Frame 1 (no input): blank canvas, image omitted
Frame 60 (the mouse pressed at the canvas centre just before this capture): blank canvas, image omitted
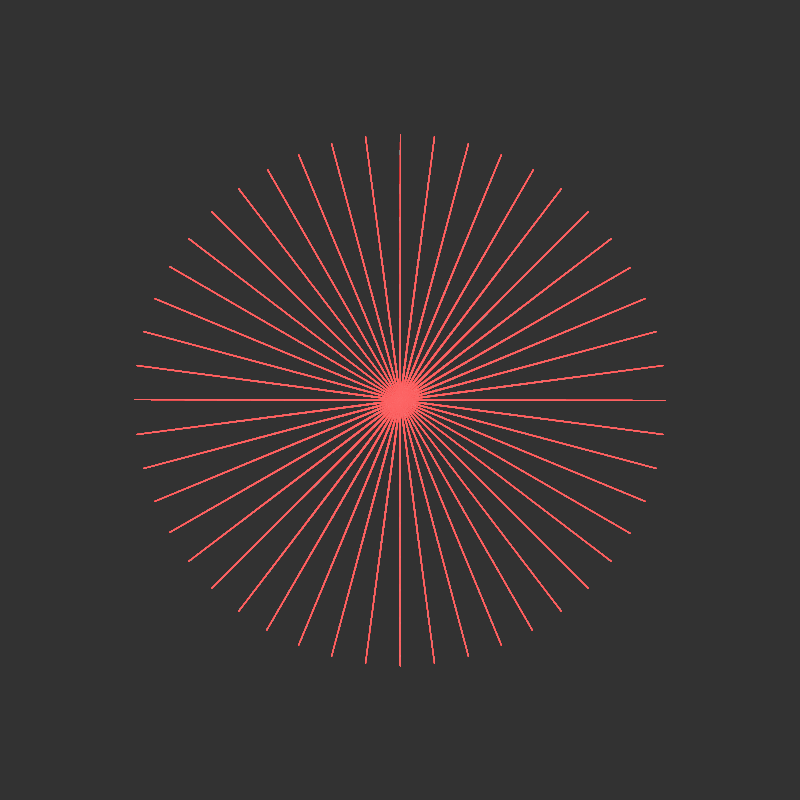
Frame 120 (the mouse held since frame 60 and released just before this capture)

The Processing sketch whose frames 1 and 60 were blank and that drew this single picture after the mouse press (run headless with seeded random() and noise(); from frame 60 on, the mouse is pressed at the canvas centre):

// Processing sketch: sketch_mission6
// ── sketch_mission6.pde
//colors
//background color
color c1 = color(50, 50, 50);
//geometry stroke color
color c2 = color(300, 100, 100);


//easing
float x;
float y;
float px;
float py;
float easing = 0.1;

void setup() {
  size (800, 800);
  background (c1);
}


void draw() {

  //easing
  float targetX = mouseX;
  x += (targetX -x)* easing;
  float targetY = mouseY;
  y += (targetY - y)* easing;

  //triangle shape
  noFill();
  stroke(c2, 40);
  strokeWeight(1);

  translate (width/2, height/2);
  float angle=PI/24;

  if (mousePressed== true) {
    for (int i=0; i<=48; i++) {
      triangle(0, -width/3, (mouseX-width/2), (mouseY-height/2), 0, width/3);
      rotate(angle);
    }
  }
}

int number = 1;

//clear canvas
void keyPressed() {
  if (key == ' ') {
    background(c1);
  }

  //change color
  if (key == '1') {
    c2= color (random(0, 255), random(0, 255), random(0, 255));
  }

  //save frame
  if (key == 's') {
    println("Saving...");
    String s = "screen" + nf(number, 4) +".jpg";
    save(s);
    number++;
    println("Done saving.");
  }
}
